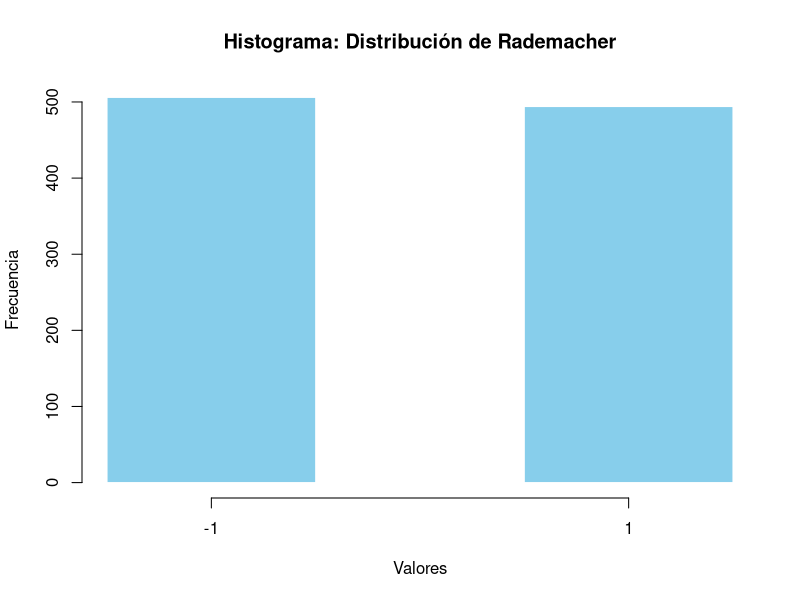
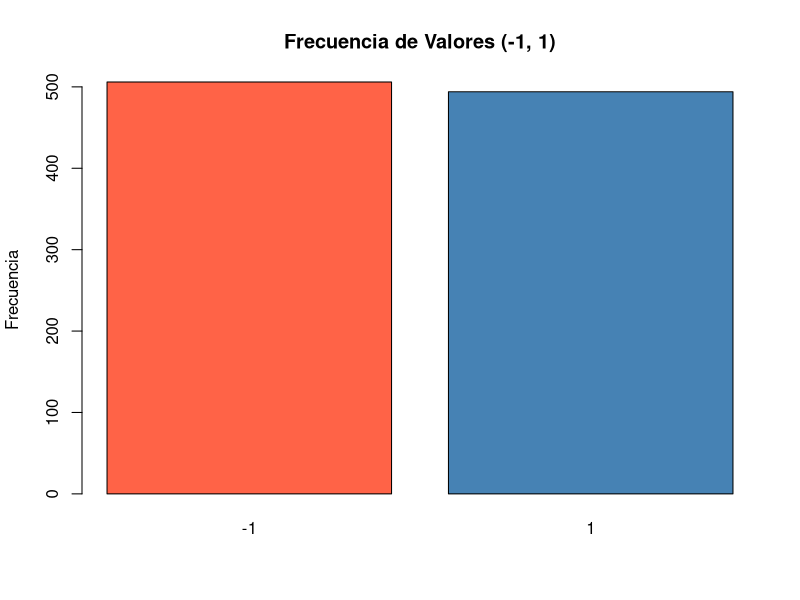
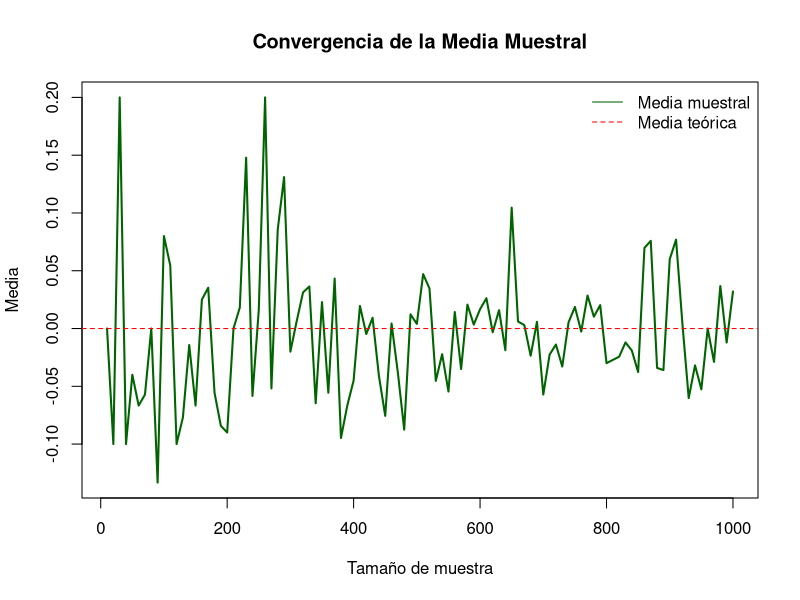

Recreate these plots in R, in order.
# -----------------------------------------------------------
# Simulación de la Distribución de Rademacher en R
# -----------------------------------------------------------

# 1. Generación de datos aleatorios
set.seed(123)  # Para reproducibilidad
n <- 1000  # Número de muestras
rademacher_data <- sample(c(-1, 1), size = n, replace = TRUE)

# 2. Visualización

# Histograma
hist(rademacher_data, 
     breaks = seq(-1.5, 1.5, by = 1), 
     main = "Histograma: Distribución de Rademacher", 
     xlab = "Valores", 
     ylab = "Frecuencia", 
     col = "skyblue", 
     border = "white", 
     xaxt = "n")
axis(1, at = c(-1, 1))  # Ejes en -1 y 1

# Gráfico de barras con frecuencia
tabla_frec <- table(rademacher_data)
barplot(tabla_frec,
        main = "Frecuencia de Valores (-1, 1)",
        col = c("tomato", "steelblue"),
        names.arg = c("-1", "1"),
        ylab = "Frecuencia")

# 3. Comparación teoría vs. simulación

# Media teórica y muestral
mean_theory <- 0
mean_sim <- mean(rademacher_data)

# Varianza teórica y muestral
var_theory <- 1
var_sim <- var(rademacher_data)

# Mostrar comparaciones
cat("---- Comparación teoría vs. simulación ----\n")
cat("Media teórica: ", mean_theory, "\n")
cat("Media muestral: ", mean_sim, "\n")
cat("Varianza teórica: ", var_theory, "\n")
cat("Varianza muestral: ", var_sim, "\n")
cat("-------------------------------------------\n")

# 4. (Opcional) Verificación de forma con distintos tamaños de muestra
# Aquí usamos tamaños crecientes para observar convergencia

n_values <- seq(10, 1000, by = 10)
means <- sapply(n_values, function(n) {
  sim <- sample(c(-1, 1), size = n, replace = TRUE)
  mean(sim)
})

plot(n_values, means, type = "l",
     main = "Convergencia de la Media Muestral",
     xlab = "Tamaño de muestra", ylab = "Media",
     col = "darkgreen", lwd = 2)
abline(h = mean_theory, col = "red", lty = 2)
legend("topright", legend = c("Media muestral", "Media teórica"),
       col = c("darkgreen", "red"), lty = c(1, 2), bty = "n")

